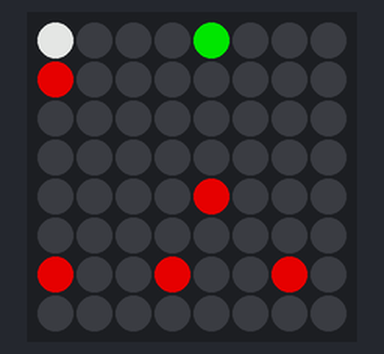
This program was run on a simulated Raspberry Pi (BCM pin numbers) with a Sense HAT. Parts: the Sense HAT's 8×8 RGB LED matrix. Dim RGB values are drawn brighter than linear; random numbers come from a fixed seed. At 0.0 s the program stops and its outputs stay as they are.

Above: at 0.1 s.

The program:

main.py
```python
from sense_hat import SenseHat
import time, random
import numpy as test

s = SenseHat()
s.low_light = True

green = (0, 255, 0)
yellow = (255, 255, 0)
blue = (0, 0, 255)
red = (255, 0, 0)
white = (255,255,255)
nothing = (0,0,0)
pink = (255,105, 180)

def setCherry(map):
  randNum = random.randint(0,56)
  if map[randNum] == 0:
    map[randNum] = 3
  else:
    return setCherry(map)
  return map

def setGrape(map):
  randNum = random.randint(0,56)
  if map[randNum] == 0:
    map[randNum] = 2
  else:
    return setGrape(map)
  return map

map = [0] * 56
map[0] = 1
mapWithCherries = [] * 56
for x in range(5):
  mapWithCherries = setCherry(map)
mapWithGrape = setGrape(mapWithCherries)

def makeColorMap(map):
  newMap = [nothing] * 56
  for x in range(56):
    if map[x] == 1:
      newMap[x] = white
    elif map[x] == 2:
      newMap[x] = green
    elif map[x] == 3:
      newMap[x] = red
  return newMap

colorMap = makeColorMap(mapWithGrape) + [nothing] * 8
s.set_pixels(colorMap)
```
